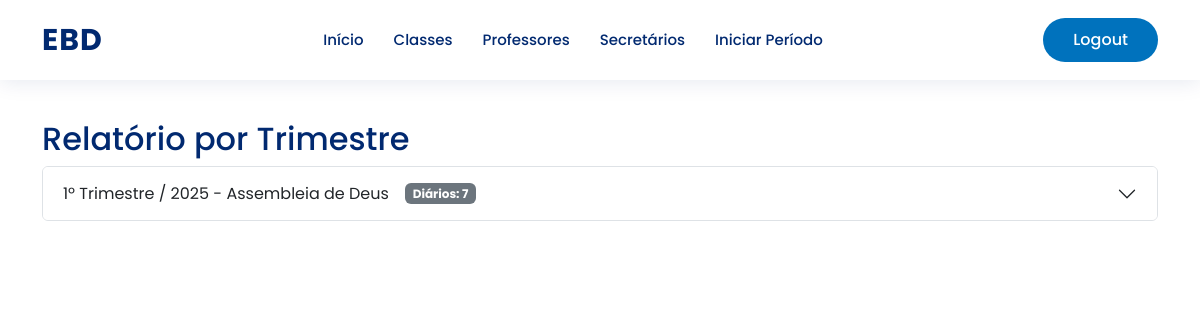
The app's page /relatorios/trimestre/ (signed in) with its own data.
### base/models.py (models this page shows, shortened)
class Trimestre(models.Model):
    igreja = models.ForeignKey(Igreja, on_delete=models.PROTECT, related_name="trimestres")
    trimestre = models.CharField(max_length=50)  # 1 Trim
    ano = models.PositiveIntegerField()
    ativo = models.BooleanField(default=False)
    concluido = models.BooleanField(default=False)
    class Meta:
        verbose_name = "Trimestre"
        verbose_name_plural = "Trimestres"
        unique_together = ('igreja', 'trimestre', 'ano')
        ordering = ["-ano", "trimestre"]

class Igreja(models.Model):
    nome = models.CharField("Nome da Igreja", max_length=100, unique=True)
    class Meta:
        verbose_name = "Igreja"
        verbose_name_plural = "Igrejas"
        ordering = ["nome"]

### base/views.py (the view)
# urls.py: path('relatorios/trimestre/', views.relatorio_trimestre, name='relatorio_trimestre'),
@user_passes_test(is_secretario_or_superintendente)
def relatorio_trimestre(request):
    periodos = Trimestre.objects.filter(concluido=True).order_by('-ano', '-trimestre')
    resumos = []
    for periodo in periodos:
        diarios = Diario.objects.filter(aula__trimestre=periodo)
        resumo = {
            'alunos_presentes': sum(d.alunos_presentes for d in diarios),
            'alunos_ausentes': sum(d.alunos_ausentes for d in diarios),
            'visitantes': sum(d.visitantes for d in diarios),
            'biblias': sum(d.biblias for d in diarios),
            'revistas': sum(d.revistas for d in diarios),
            'ofertas': sum(d.ofertas for d in diarios),
            'dizimos': sum(d.dizimos for d in diarios),
            'total_diarios': diarios.count(),
            'periodo': periodo,
        }
        resumos.append(resumo)
    return render(request, 'relatorio_trimestre.html', {'periodos': periodos, 'resumos': resumos})

### base/views.py (called while the page is built)
def is_secretario_or_superintendente(user): return user.is_authenticated and user.role in ['secretario', 'superintendente']

### base/templates/relatorio_trimestre.html (shortened to what this page needs)
{% extends 'tela_inicial/layout_base.html' %}
{% block conteudo %}
<div class="container py-4">
  <h2>Relatório por Trimestre</h2>
  {% if resumos %}
    <div class="accordion" id="accordionTrimestres">
      {% for resumo in resumos %}
        {% with periodo=resumo.periodo %}
        <div class="accordion-item">
          <h2 class="accordion-header" id="heading{{ periodo.id }}">
            <button class="accordion-button collapsed" type="button" data-bs-toggle="collapse" data-bs-target="#collapse{{ periodo.id }}" aria-expanded="false" aria-controls="collapse{{ periodo.id }}">
              {{ periodo.trimestre }} / {{ periodo.ano }} - {{ periodo.igreja.nome }}
              <span class="badge bg-secondary ms-3">Diários: {{ resumo.total_diarios }}</span>
            </button>
          </h2>
        </div>
        {% endwith %}
      {% endfor %}
    </div>
  {% else %}
    <div class="alert alert-info">Nenhum trimestre concluído encontrado.</div>
  {% endif %}
</div>
{% endblock conteudo %}

### base/static/css/style.css (style rules this page uses)
:root { --color-primary: #012970; --color-secondary: #0077b6; --color-accent: #0d6efd; --color-light-bg: #f6f9ff; --color-card-blue: #0072bd; --font-titles: "Poppins", sans-serif; --font-body: "Roboto", sans-serif; }
body { font-family: var(--font-body); color: #444444; background-color: #fff; }
h1, h2, h3, h4, h5, h6 { font-family: var(--font-titles); color: var(--color-primary); }

### records on screen
Trimestre: periodo.trimestre "1º Trimestre", periodo.ano "2025", periodo.igreja.nome "Assembleia de Deus", total_diarios "7"
